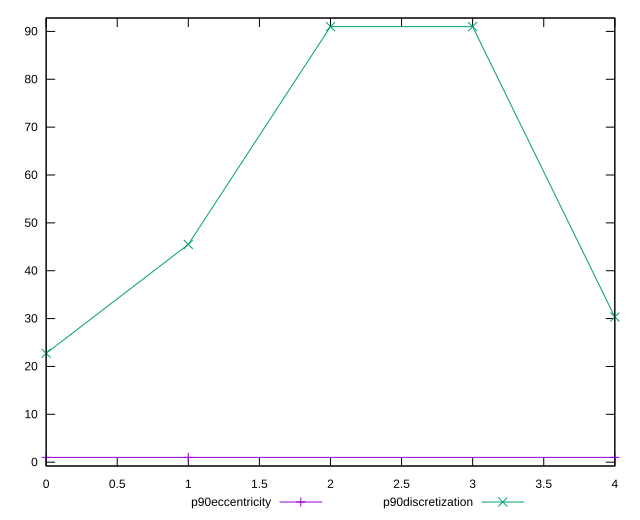

The script that saved this image:
reset

$p90Eccentricity <<EOF
0 1.0000000000000018
1 1.0000000000000002
4 0.9999999999999993
EOF

$p90Discretization <<EOF
0 22.75
1 45.5
2 91
3 91
4 30.333333333333332
EOF

set key outside below
set xrange [0:4]
set yrange [-0.8000000000000007:92.8]
set trange [-0.8000000000000007:92.8]
set terminal svg size 640, 520 enhanced background rgb 'white'
set output "report_00009_2021-02-08T22-37-41.559Z/meta/score-difference/progression/eccentricity.svg"

plot $p90Eccentricity title "p90eccentricity" with linespoints, \
     $p90Discretization title "p90discretization" with linespoints

reset
